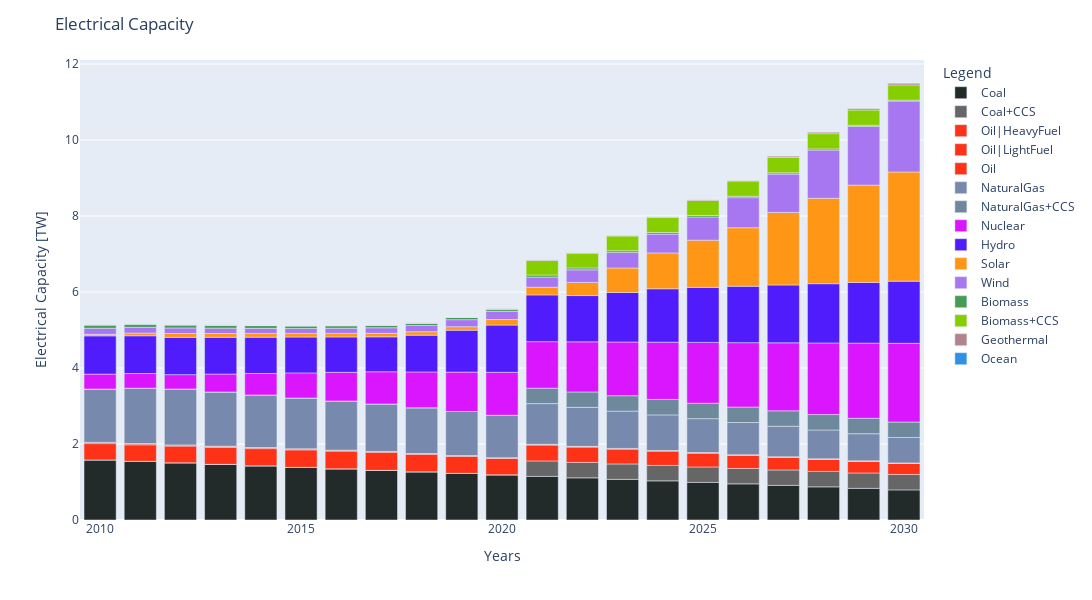

Here is the notebook cell this chart was saved with:
### Code cell
## TotalCapacityAnnual - Electrical Capacity
### option 1
#CapacityElc[0].plot.area()

### option 2
CapacityElc=CapacityElc.iloc[:-10,:]

CapacityElc.rename(columns = {'OC':'Ocean', 'GO':'Geothermal', 'BM':'Biomass', 'BMCS':'Biomass+CCS', 'WD':'Wind', 'SO':'Solar', 'HY':'Hydro', 'NU':'Nuclear', 'NG':'NaturalGas','NGCS':'NaturalGas+CCS', 'HF':'Oil|HeavyFuel', 'LF':'Oil|LightFuel', 'OI':'Oil', 'CO':'Coal', 'COCS':'Coal+CCS'}, inplace = True)
CapacityElc=CapacityElc.loc[:,['Coal','Coal+CCS','Oil|HeavyFuel','Oil|LightFuel','Oil','NaturalGas','NaturalGas+CCS','Nuclear','Hydro','Solar','Wind','Biomass','Biomass+CCS','Geothermal','Ocean']]
fig2 = px.bar(CapacityElc, x=CapacityElc.index, y=CapacityElc.columns, color_discrete_sequence=[px.colors.qualitative.Dark24[5],px.colors.qualitative.Dark2[7],px.colors.qualitative.Light24[0],px.colors.qualitative.Light24[0],px.colors.qualitative.Light24[0],px.colors.qualitative.Dark24[15],
                                                                                                px.colors.qualitative.Light24[12],px.colors.qualitative.Dark24[4],px.colors.qualitative.Dark24[9],px.colors.qualitative.Light24[7],px.colors.qualitative.Dark24[17],px.colors.qualitative.Light24[8],
                                                                                                px.colors.qualitative.Light24[19],px.colors.qualitative.Dark24[13],px.colors.qualitative.Dark24[0]], height=700, width=1400)
fig2.update_layout(
    title="Electrical Capacity",
    xaxis_title="Years",
    yaxis_title="Electrical Capacity [TW]",
    legend_title="Legend")
fig2.update_traces(hovertemplate='Year: %{x} <br>Capacity|Electricity: %{y}')
fig2.show()


#myPath_png = Path(f'{folder}', 'img', 'CapacityElc.png')
#fig.write_image(myPath_png)

### Figure 1 — Plotly figure (JSON) as saved in the notebook; plotly's stock layout.template omitted (floating-point values rounded to 4 significant figures)
{"data": [{"alignmentgroup": "True", "hovertemplate": "Year: %{x} <br>Capacity|Electricity: %{y}", "legendgroup": "Coal", "marker": {"color": "#222A2A", "pattern": {"shape": ""}}, "name": "Coal", "offsetgroup": "Coal", "orientation": "v", "showlegend": true, "textposition": "auto", "type": "bar", "x": [2010, 2011, 2012, 2013, 2014, 2015, 2016, 2017, 2018, 2019, 2020, 2021, 2022, 2023, 2024, 2025, 2026, 2027, 2028, 2029, 2030], "xaxis": "x", "y": [1.581, 1.544, 1.504, 1.465, 1.425, 1.386, 1.346, 1.307, 1.267, 1.228, 1.188, 1.149, 1.109, 1.07, 1.03, 0.9905, 0.9509, 0.9115, 0.8719, 0.8324, 0.7928], "yaxis": "y"}, {"alignmentgroup": "True", "hovertemplate": "Year: %{x} <br>Capacity|Electricity: %{y}", "legendgroup": "Coal+CCS", "marker": {"color": "rgb(102,102,102)", "pattern": {"shape": ""}}, "name": "Coal+CCS", "offsetgroup": "Coal+CCS", "orientation": "v", "showlegend": true, "textposition": "auto", "type": "bar", "x": [2010, 2011, 2012, 2013, 2014, 2015, 2016, 2017, 2018, 2019, 2020, 2021, 2022, 2023, 2024, 2025, 2026, 2027, 2028, 2029, 2030], "xaxis": "x", "y": [0, 0, 0, 0, 0, 0, 0, 0, 0, 0, 0, 0.406, 0.406, 0.406, 0.406, 0.406, 0.406, 0.406, 0.406, 0.406, 0.406], "yaxis": "y"}, {"alignmentgroup": "True", "hovertemplate": "Year: %{x} <br>Capacity|Electricity: %{y}", "legendgroup": "Oil|HeavyFuel", "marker": {"color": "#FD3216", "pattern": {"shape": ""}}, "name": "Oil|HeavyFuel", "offsetgroup": "Oil|HeavyFuel", "orientation": "v", "showlegend": true, "textposition": "auto", "type": "bar", "x": [2010, 2011, 2012, 2013, 2014, 2015, 2016, 2017, 2018, 2019, 2020, 2021, 2022, 2023, 2024, 2025, 2026, 2027, 2028, 2029, 2030], "xaxis": "x", "y": [0.4292, 0.4353, 0.4415, 0.4477, 0.4539, 0.46, 0.4662, 0.4725, 0.4586, 0.4448, 0.431, 0.4172, 0.4033, 0.3895, 0.3758, 0.3619, 0.346, 0.3327, 0.3194, 0.3061, 0.2929], "yaxis": "y"}, {"alignmentgroup": "True", "hovertemplate": "Year: %{x} <br>Capacity|Electricity: %{y}", "legendgroup": "Oil|LightFuel", "marker": {"color": "#FD3216", "pattern": {"shape": ""}}, "name": "Oil|LightFuel", "offsetgroup": "Oil|LightFuel", "orientation": "v", "showlegend": true, "textposition": "auto", "type": "bar", "x": [2010, 2011, 2012, 2013, 2014, 2015, 2016, 2017, 2018, 2019, 2020, 2021, 2022, 2023, 2024, 2025, 2026, 2027, 2028, 2029, 2030], "xaxis": "x", "y": [0.0326, 0.0315, 0.0304, 0.0293, 0.0282, 0.0272, 0.0261, 0.025, 0.0239, 0.0228, 0.0217, 0.0206, 0.0196, 0.0185, 0.0174, 0.0163, 0.0152, 0.0141, 0.013, 0.0119, 0.0109], "yaxis": "y"}, {"alignmentgroup": "True", "hovertemplate": "Year: %{x} <br>Capacity|Electricity: %{y}", "legendgroup": "Oil", "marker": {"color": "#FD3216", "pattern": {"shape": ""}}, "name": "Oil", "offsetgroup": "Oil", "orientation": "v", "showlegend": true, "textposition": "auto", "type": "bar", "x": [2010, 2011, 2012, 2013, 2014, 2015, 2016, 2017, 2018, 2019, 2020, 2021, 2022, 2023, 2024, 2025, 2026, 2027, 2028, 2029, 2030], "xaxis": "x", "y": [0, 0, 0, 0, 0, 0, 0, 0, 0, 0, 0, 0, 0, 0, 0, 0, 0, 0, 0, 0, 0], "yaxis": "y"}, {"alignmentgroup": "True", "hovertemplate": "Year: %{x} <br>Capacity|Electricity: %{y}", "legendgroup": "NaturalGas", "marker": {"color": "#778AAE", "pattern": {"shape": ""}}, "name": "NaturalGas", "offsetgroup": "NaturalGas", "orientation": "v", "showlegend": true, "textposition": "auto", "type": "bar", "x": [2010, 2011, 2012, 2013, 2014, 2015, 2016, 2017, 2018, 2019, 2020, 2021, 2022, 2023, 2024, 2025, 2026, 2027, 2028, 2029, 2030], "xaxis": "x", "y": [1.404, 1.459, 1.472, 1.428, 1.383, 1.339, 1.294, 1.249, 1.205, 1.16, 1.116, 1.071, 1.026, 0.9818, 0.9372, 0.8926, 0.8479, 0.8034, 0.7587, 0.7142, 0.6697], "yaxis": "y"}, {"alignmentgroup": "True", "hovertemplate": "Year: %{x} <br>Capacity|Electricity: %{y}", "legendgroup": "NaturalGas+CCS", "marker": {"color": "#6E899C", "pattern": {"shape": ""}}, "name": "NaturalGas+CCS", "offsetgroup": "NaturalGas+CCS", "orientation": "v", "showlegend": true, "textposition": "auto", "type": "bar", "x": [2010, 2011, 2012, 2013, 2014, 2015, 2016, 2017, 2018, 2019, 2020, 2021, 2022, 2023, 2024, 2025, 2026, 2027, 2028, 2029, 2030], "xaxis": "x", "y": [0, 0, 0, 0, 0, 0, 0, 0, 0, 0, 0, 0.406, 0.406, 0.406, 0.406, 0.406, 0.406, 0.406, 0.406, 0.406, 0.406], "yaxis": "y"}, {"alignmentgroup": "True", "hovertemplate": "Year: %{x} <br>Capacity|Electricity: %{y}", "legendgroup": "Nuclear", "marker": {"color": "#DA16FF", "pattern": {"shape": ""}}, "name": "Nuclear", "offsetgroup": "Nuclear", "orientation": "v", "showlegend": true, "textposition": "auto", "type": "bar", "x": [2010, 2011, 2012, 2013, 2014, 2015, 2016, 2017, 2018, 2019, 2020, 2021, 2022, 2023, 2024, 2025, 2026, 2027, 2028, 2029, 2030], "xaxis": "x", "y": [0.3933, 0.3854, 0.3776, 0.4717, 0.5658, 0.66, 0.7541, 0.8482, 0.9424, 1.036, 1.131, 1.225, 1.319, 1.413, 1.507, 1.601, 1.695, 1.79, 1.884, 1.978, 2.072], "yaxis": "y"}, {"alignmentgroup": "True", "hovertemplate": "Year: %{x} <br>Capacity|Electricity: %{y}", "legendgroup": "Hydro", "marker": {"color": "#511CFB", "pattern": {"shape": ""}}, "name": "Hydro", "offsetgroup": "Hydro", "orientation": "v", "showlegend": true, "textposition": "auto", "type": "bar", "x": [2010, 2011, 2012, 2013, 2014, 2015, 2016, 2017, 2018, 2019, 2020, 2021, 2022, 2023, 2024, 2025, 2026, 2027, 2028, 2029, 2030], "xaxis": "x", "y": [1.007, 0.9941, 0.9816, 0.969, 0.9564, 0.9438, 0.9312, 0.9186, 0.9677, 1.105, 1.243, 1.23, 1.217, 1.303, 1.406, 1.447, 1.485, 1.522, 1.56, 1.598, 1.636], "yaxis": "y"}, {"alignmentgroup": "True", "hovertemplate": "Year: %{x} <br>Capacity|Electricity: %{y}", "legendgroup": "Solar", "marker": {"color": "#FF9616", "pattern": {"shape": ""}}, "name": "Solar", "offsetgroup": "Solar", "orientation": "v", "showlegend": true, "textposition": "auto", "type": "bar", "x": [2010, 2011, 2012, 2013, 2014, 2015, 2016, 2017, 2018, 2019, 2020, 2021, 2022, 2023, 2024, 2025, 2026, 2027, 2028, 2029, 2030], "xaxis": "x", "y": [0.0406, 0.0706, 0.1005, 0.0989, 0.0973, 0.0957, 0.094, 0.0924, 0.0908, 0.0892, 0.146, 0.2026, 0.3469, 0.6453, 0.9437, 1.242, 1.54, 1.909, 2.248, 2.56, 2.873], "yaxis": "y"}, {"alignmentgroup": "True", "hovertemplate": "Year: %{x} <br>Capacity|Electricity: %{y}", "legendgroup": "Wind", "marker": {"color": "#A777F1", "pattern": {"shape": ""}}, "name": "Wind", "offsetgroup": "Wind", "orientation": "v", "showlegend": true, "textposition": "auto", "type": "bar", "x": [2010, 2011, 2012, 2013, 2014, 2015, 2016, 2017, 2018, 2019, 2020, 2021, 2022, 2023, 2024, 2025, 2026, 2027, 2028, 2029, 2030], "xaxis": "x", "y": [0.1592, 0.1528, 0.1464, 0.1401, 0.1337, 0.1273, 0.1351, 0.1473, 0.164, 0.1867, 0.2165, 0.2674, 0.3299, 0.4056, 0.4952, 0.6109, 0.7905, 1.009, 1.27, 1.548, 1.866], "yaxis": "y"}, {"alignmentgroup": "True", "hovertemplate": "Year: %{x} <br>Capacity|Electricity: %{y}", "legendgroup": "Biomass", "marker": {"color": "#479B55", "pattern": {"shape": ""}}, "name": "Biomass", "offsetgroup": "Biomass", "orientation": "v", "showlegend": true, "textposition": "auto", "type": "bar", "x": [2010, 2011, 2012, 2013, 2014, 2015, 2016, 2017, 2018, 2019, 2020, 2021, 2022, 2023, 2024, 2025, 2026, 2027, 2028, 2029, 2030], "xaxis": "x", "y": [0.0863, 0.0832, 0.0801, 0.077, 0.0738, 0.0708, 0.0677, 0.0645, 0.0615, 0.0584, 0.0553, 0.0521, 0.0491, 0.046, 0.0428, 0.0398, 0.0367, 0.0335, 0.0304, 0.0274, 0.0243], "yaxis": "y"}, {"alignmentgroup": "True", "hovertemplate": "Year: %{x} <br>Capacity|Electricity: %{y}", "legendgroup": "Biomass+CCS", "marker": {"color": "#86CE00", "pattern": {"shape": ""}}, "name": "Biomass+CCS", "offsetgroup": "Biomass+CCS", "orientation": "v", "showlegend": true, "textposition": "auto", "type": "bar", "x": [2010, 2011, 2012, 2013, 2014, 2015, 2016, 2017, 2018, 2019, 2020, 2021, 2022, 2023, 2024, 2025, 2026, 2027, 2028, 2029, 2030], "xaxis": "x", "y": [0, 0, 0, 0, 0, 0, 0, 0, 0, 0, 0, 0.3829, 0.3863, 0.3898, 0.3935, 0.3973, 0.4015, 0.4015, 0.4015, 0.4015, 0.4015], "yaxis": "y"}, {"alignmentgroup": "True", "hovertemplate": "Year: %{x} <br>Capacity|Electricity: %{y}", "legendgroup": "Geothermal", "marker": {"color": "#B2828D", "pattern": {"shape": ""}}, "name": "Geothermal", "offsetgroup": "Geothermal", "orientation": "v", "showlegend": true, "textposition": "auto", "type": "bar", "x": [2010, 2011, 2012, 2013, 2014, 2015, 2016, 2017, 2018, 2019, 2020, 2021, 2022, 2023, 2024, 2025, 2026, 2027, 2028, 2029, 2030], "xaxis": "x", "y": [0.0113, 0.011, 0.0107, 0.0104, 0.0101, 0.0099, 0.0096, 0.0093, 0.009, 0.0087, 0.0227, 0.0224, 0.0221, 0.0218, 0.0215, 0.0212, 0.021, 0.042, 0.0448, 0.0476, 0.0504], "yaxis": "y"}, {"alignmentgroup": "True", "hovertemplate": "Year: %{x} <br>Capacity|Electricity: %{y}", "legendgroup": "Ocean", "marker": {"color": "#2E91E5", "pattern": {"shape": ""}}, "name": "Ocean", "offsetgroup": "Ocean", "orientation": "v", "showlegend": true, "textposition": "auto", "type": "bar", "x": [2010, 2011, 2012, 2013, 2014, 2015, 2016, 2017, 2018, 2019, 2020, 2021, 2022, 2023, 2024, 2025, 2026, 2027, 2028, 2029, 2030], "xaxis": "x", "y": [0, 0, 0, 0, 0, 0, 0, 0, 0, 0, 0, 0, 0, 0, 0, 0, 0, 0, 0, 0, 0], "yaxis": "y"}], "layout": {"barmode": "relative", "height": 600, "legend": {"title": {"text": "Legend"}, "tracegroupgap": 0}, "margin": {"t": 60}, "title": {"text": "Electrical Capacity"}, "width": 1400, "xaxis": {"anchor": "y", "domain": [0, 1], "title": {"text": "Years"}}, "yaxis": {"anchor": "x", "domain": [0, 1], "title": {"text": "Electrical Capacity [TW]"}}}}
